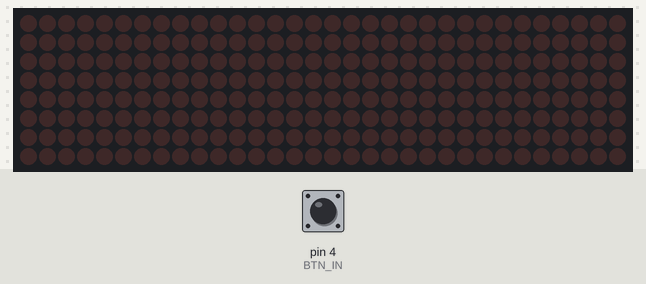
Recording of a sketch running on a simulated Arduino Uno, built with avr-gcc and run on an emulated ATmega328P. Shown: 32×8 LED matrix. Inputs (shaded band) come from the test bench; at power-on: pin 4 (BTN_IN) LOW.

Above: at 1.2 s.
1.3 s: pin 4 (BTN_IN) pulled HIGH for 0.15 s
At 1.49 s:
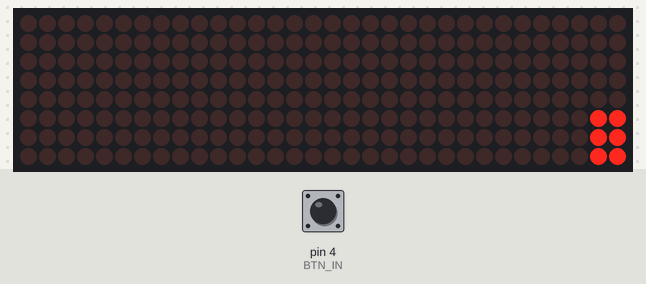
4.3 s: pin 4 (BTN_IN) pulled HIGH for 1 s
At 4.42 s:
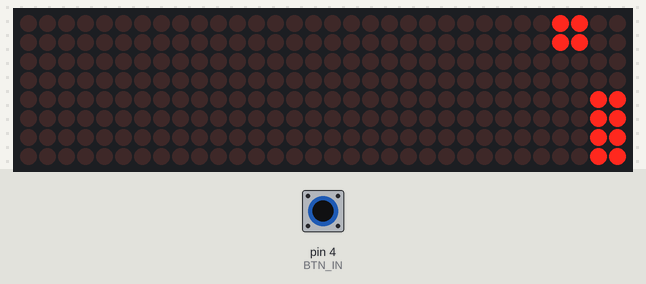
7.3 s: pin 4 (BTN_IN) pulled HIGH for 0.15 s
At 7.45 s:
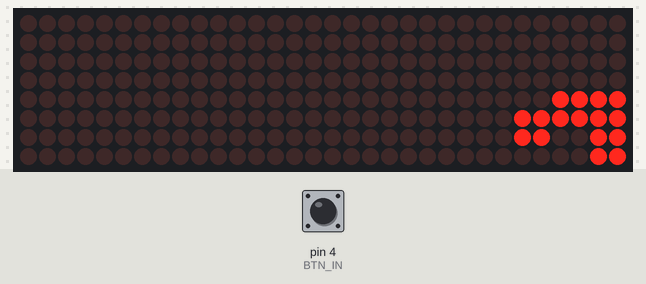
10.3 s: pin 4 (BTN_IN) pulled HIGH for 3.2 s
At 10.7 s:
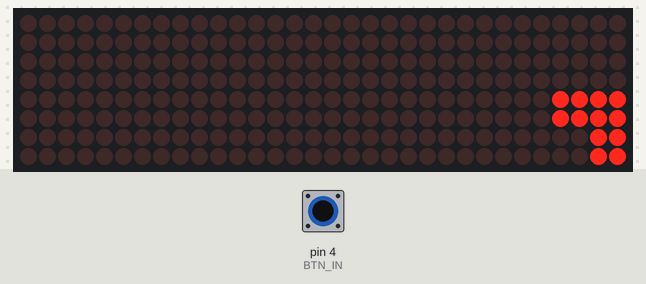
15.0 s: pin 4 (BTN_IN) pulled HIGH for 0.15 s
At 15.15 s:
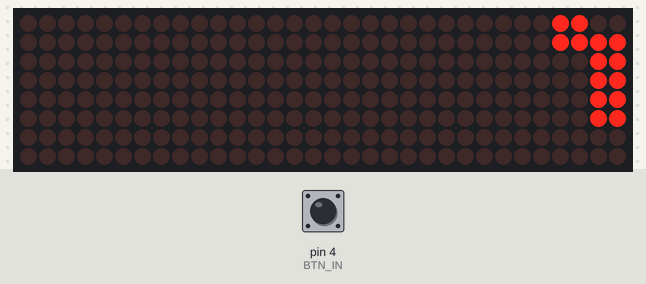
18.0 s: pin 4 (BTN_IN) pulled HIGH for 1 s
At 18.08 s:
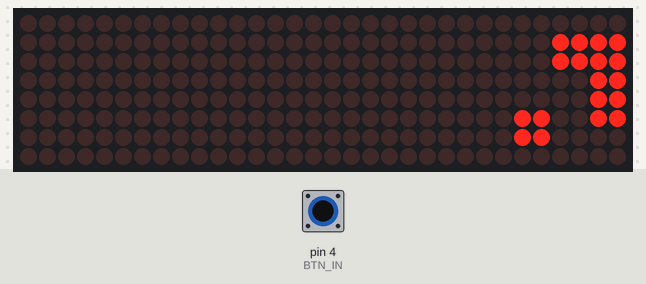

Measured:
- after the input at 1.3 s, the display: first changes at once (image 1 shows a later state)
- after the input at 4.3 s, the display: changes after 0.06 s (image 2)
- after the input at 7.3 s, the display: first changes at once (image 3 shows a later state)
- after the input at 10.3 s, the display: changes at once (image 4)
- after the input at 15.0 s, the display: first changes at once (image 5 shows a later state)
- after the input at 18.0 s, the display: changes at once (image 6)
- what the display in image 4 shows lasts 0.5 s, from 10.3 s to 10.8 s

The sketch:

stacker.ino
```cpp
#include <LedControl.h>

#define DIN 8
#define CS 7
#define CLK 6

#define BTN_IN 4

LedControl lc = LedControl(DIN, CLK, CS, 4);

void setup()
{
  Serial.begin(9600);

  delay(20);

  pinMode(OUTPUT, DIN);
  pinMode(OUTPUT, CS);
  pinMode(OUTPUT, CLK);

  pinMode(INPUT, BTN_IN);

  for (int i = 0; i < 4; ++i)
  {
    lc.shutdown(i, false);
    lc.setIntensity(i, 1);
    lc.clearDisplay(i);
  }

  Restart();
}

bool btnClicked = false;
bool btnDown = false;
bool btnPressedLastFrame = false;

enum GameStates
{
  Standby,
  Active,
  Gameover
};
GameStates state = Standby;

int currentMatrix = 0;
int currentRow = 7;

int runnerSize = 5;
int runnerPos = 6;
bool movingLeft = true;
bool alterDir = true;

unsigned long ms = 0;
const unsigned long standbyTimeout = 10000;
const unsigned long endgameTick = 27;
unsigned long tickTimer = 0;
unsigned long idleTimer = 0;
unsigned long overTimer = 0;

const unsigned long startMoveTick = 120;
unsigned long currentMoveTick = 120;

byte stacksPlaced = 0;
byte lastStackedBits = 0;
byte survivingBits = 0;

bool won = false;

void loop()
{
  ms = millis();

  btnDown = digitalRead(BTN_IN);
  btnClicked = btnDown && !btnPressedLastFrame;

  switch (state)
  {
  case Standby:
    if (btnClicked)
    {
      WakeUp();
    }
    break;

  case Active:
    GameUpdate();
    if (btnClicked)
    {
      Stack();
      idleTimer = ms;
    }
    else
    {
      if (ms - idleTimer >= standbyTimeout)
      {
        Sleep();
      }
    }

    break;

  case Gameover:
    if (ms - overTimer >= endgameTick)
    {
      overTimer = ms;
      UpdateGameOverAnim();
    }
    break;

  default:
    break;
  }

  btnPressedLastFrame = btnDown;
}

void GameUpdate()
{
  if (millis() - tickTimer >= currentMoveTick)
  {
    if (movingLeft)
    {
      if (runnerPos <= -runnerSize + 1)
      {
        movingLeft = false;
        runnerPos++;
      }
      else
      {
        runnerPos--;
      }
    }
    else
    {
      if (runnerPos > 6)
      {
        movingLeft = true;
        runnerPos--;
      }
      else
      {
        runnerPos++;
      }
    }

    tickTimer = millis();
  }
  lc.setColumn(currentMatrix, currentRow, GetRunnerBits());
  lc.setColumn(currentMatrix, currentRow - 1, GetRunnerBits());
}

void Stack()
{
  survivingBits = GetRunnerBits() & (stacksPlaced <= 0 ? 0b11111111 : lastStackedBits);
  stacksPlaced++;
  lastStackedBits = survivingBits;
  runnerSize = CountBits(survivingBits);
  lc.setColumn(currentMatrix, currentRow, survivingBits);
  lc.setColumn(currentMatrix, currentRow - 1, survivingBits);

  if (currentRow >= 2)
  {
    currentRow -= 2;
  }
  else if (currentMatrix < 3)
  {
    currentMatrix++;
    currentRow = 7;
  }

  if (runnerSize <= 0 || currentMatrix >= 4 || stacksPlaced == 16)
  {
    EndGame(stacksPlaced >= 16);
  }
  else
  {
    movingLeft = !alterDir;
    runnerPos = alterDir ? 1 - runnerSize : 6;
    currentMoveTick = startMoveTick - 20 * currentMatrix - 3 * (7 - currentRow) / 2;
    alterDir = !alterDir;
  }
}

byte GetRunnerBits()
{
  byte b = B0;
  for (int i = 0; i < 8; ++i)
  {
    if (i >= runnerPos && i < runnerPos + runnerSize)
      b |= (byte)(1 << (7 - i));
  }
  return b;
}

int CountBits(byte b)
{
  byte mask = 1;
  int cnt = 0;
  for (int i = 0; i < 8; ++i)
  {
    cnt += (abs(b & mask) > 0);
    mask <<= 1;
  }
  return cnt;
}

void EndGame(bool won)
{
  state = Gameover;
  overTimer = ms;

  if (won)
  {
    for (int i = 0; i < 3; ++i)
    {
      Flash(true);
      delay(50);
      Flash(false);
      delay(100);
    }
  }
  else
  {
    delay(500);
    currentMatrix = 3;
    currentRow = 0;
    lc.setColumn(currentMatrix, currentRow, 0b11111111);
  }
}

void UpdateGameOverAnim()
{
  lc.setColumn(currentMatrix, currentRow, 0);
  currentRow++;
  if (currentRow > 7)
  {
    currentRow = 0;
    currentMatrix--;
  }

  if (currentMatrix < 0)
  {
    lc.setColumn(0, 7, 0);
    state = Active;
    Restart();
  }
  else
  {
    lc.setColumn(currentMatrix, currentRow, 0b11111111);
  }
}

void Restart()
{
  runnerSize = 5;
  runnerPos = 6;
  movingLeft = true;
  alterDir = true;

  ms = millis();
  tickTimer = ms;
  idleTimer = ms;
  overTimer = ms;

  currentMoveTick = startMoveTick;

  stacksPlaced = 0;
  lastStackedBits = 0;
  survivingBits = 0;

  currentRow = 7;
  currentMatrix = 0;

  for (int i = 0; i < 4; ++i)
  {
    lc.clearDisplay(i);
  }
}

void Sleep()
{
  state = Standby;

  for (int i = 0; i < 4; ++i)
  {
    lc.clearDisplay(i);
    lc.shutdown(i, true);
  }
}

void WakeUp()
{
  for (int i = 0; i < 4; ++i)
  {
    lc.shutdown(i, false);
    lc.setIntensity(i, 1);
    lc.clearDisplay(i);
  }
  Restart();
  state = Active;
}

void Flash(bool on)
{
  for (int m = 0; m < 4; ++m)
  {
    for (int r = 0; r < 8; ++r)
    {
      lc.setRow(m, r, on ? 0b11111111 : 0);
    }
  }
}
```
